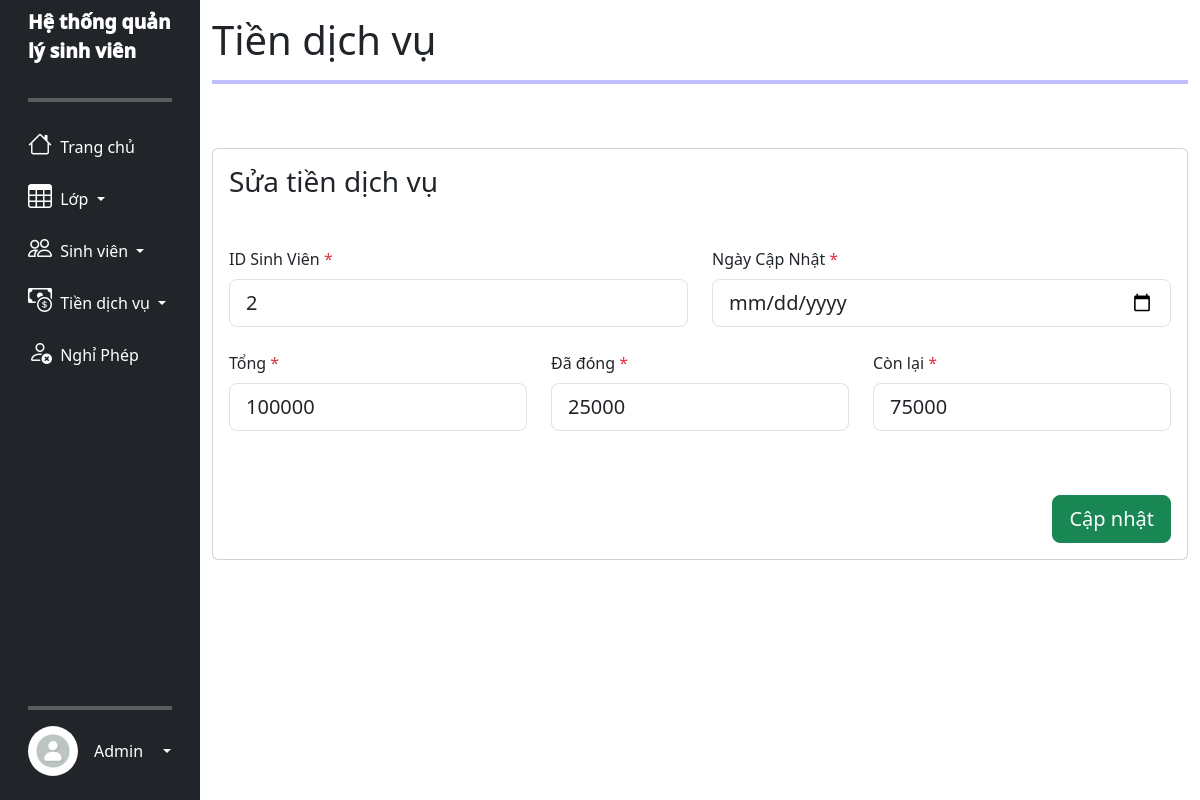
Page /edit_fee.php?id=1 (signed in) on the committed database.
### tables this page shows
CREATE TABLE `tien_dich_vu_tbl` (
  `id_tien` int(255) NOT NULL,
  `id_sinhvien` int(255) NOT NULL,
  `tong` bigint(255) NOT NULL,
  `da_dong` bigint(255) NOT NULL,
  `con_lai` bigint(255) NOT NULL,
  `ngay_them` timestamp NOT NULL DEFAULT current_timestamp() ON UPDATE current_timestamp(),
  `ngay_cap_nhat` date NOT NULL
);

### edit_fee.php (the view, shortened to what this page needs)
<?php
require_once ('connect_db.php');
$id = $_GET['id'];
$id_sv = $date = "";
$tong = $da_dong = $con_lai = 0;
$idErr = $cbErr = $pcErr = $dateErr = "";
$query = "SELECT * FROM tien_dich_vu_tbl WHERE id_tien=$id";
$student_result = $con->query($query);
if (mysqli_num_rows($student_result) == 1) {
    $fee = mysqli_fetch_assoc($student_result);
    $id_sv = $fee['id_sinhvien'];
    $tong = $fee['tong'];
    $da_dong = $fee['da_dong'];
    $con_lai = $fee['con_lai'];
}
if (isset($_SESSION['username']) && isset($_SESSION['user_type']) && $_SESSION['logged_in']) {
    ?>
    <!DOCTYPE html>
    <html lang="en">
    <head>
        <link href="https://cdn.jsdelivr.net/npm/bootstrap@5.3.3/dist/css/bootstrap.min.css" rel="stylesheet">
        <link rel="stylesheet" href="https://cdn.jsdelivr.net/npm/bootstrap-icons@1.11.3/font/bootstrap-icons.min.css">
        <link href="https://cdn.datatables.net/v/bs5/dt-2.0.5/datatables.min.css" rel="stylesheet">
        <link rel="stylesheet" href="main.css">
    </head>
    <body>
        <div class="side_bar">
            <div class="container-fluid">
                <div class="row flex-nowrap">
                    <?php echo file_get_contents("baseUI.html"); ?>
                    <div class="col py-3">
                        <h1>Tiền dịch vụ</h1>
                        <hr style="border: 2px solid blue">
                        <br><br>
                        <div class="card card-registration">
                            <div class="card-body">
                                <h3 class="mb-4 pb-2 pb-md-0 mb-md-5">Sửa tiền dịch vụ</h3>
                                <form method="post">
                                    <div class="row">
                                        <div class="col-md-6 mb-4">
                                            <div class="form-outline">
                                                <label class="form-label" for="firstName">ID Sinh Viên</label> <span
                                                    class="error text-danger"> * <?php echo $idErr; ?></span>
                                                <input type="text" name="id_sv" class="form-control form-control-lg"
                                                    value="<?php echo $id_sv ?>" />
                                            </div>
                                        </div>
                                        <div class="col-md-6 mb-4 d-flex align-items-center">
                                            <div class="form-outline datepicker w-100">
                                                <label for="birthdayDate" class="form-label">Ngày Cập Nhật</label> <span
                                                    class="error text-danger"> *<?php echo $dateErr ?></span>
                                                <input type="date" class="form-control form-control-lg" name="date" />
                                            </div>
                                        </div>
                                    </div>
                                    <div class="row">
                                        <div class="col-md-4 mb-4 pb-2">
                                            <div class="form-outline">
                                                <label class="form-label" for="emailAddress">Tổng</label> <span
                                                    class="error text-danger"> * <?php echo $cbErr; ?></span>
                                                <input type="text" name="tong" id="tong"
                                                    class="form-control form-control-lg" oninput="updateFee(this.value)"
                                                    value="<?php echo $tong ?>" />
                                            </div>
                                        </div>
                                        <div class="col-md-4 mb-4 pb-2">
                                            <div class="form-outline">
                                                <label class="form-label" for="phoneNumber">Đã đóng</label> <span
                                                    class="error text-danger"> * <?php echo $pcErr; ?></span>
                                                <input type="tel" name="da_dong" id="da_dong"
                                                    class="form-control form-control-lg" oninput="updateFee(this.value )"
                                                    value="<?php echo $da_dong ?>" />
                                            </div>
                                        </div>
                                        <div class="col-md-4 mb-4 pb-2">
                                            <div class="form-outline">
                                                <label class="form-label" for="phoneNumber">Còn lại</label> <span
                                                    class="error text-danger"> * </span>
                                                <input type="tel" name="con_lai" class="form-control form-control-lg"
                                                    id="con_lai" value="<?php echo $con_lai ?>" />
                                            </div>
                                        </div>
                                    </div>
                                    <div class="mt-4 pt-2">
                                        <input class="btn btn-success btn-lg float-end" type="submit" name="submit"
                                            value="Cập nhật" />
                                    </div>
                                </form>
                            </div>
                        </div>
                    </div>
                </div>
            </div>
        </div>
    </body>
    </html>
    <?php
} else {
    header("Location: error.html");
    exit();
}
?>

### main.css (style rules this page uses)
:root { font-family: 'Poppins', sans-serif; font-family: 'Kaisei Tokumin', serif; }
.error { color: red; }
.title { font-size: larger !important; font-weight: 1000 !important; }
.main-side-item, .side-item { min-width: 100%; }

### rows in the picture
tien_dich_vu_tbl: id_sv "2", tong "100000", da_dong "25000", con_lai "75000"

### other values in the picture
file_get_contents("baseUI.html") "Hệ thống quản lý sinh viên Trang chủ Lớp Sinh viên Tiền dịch vụ Nghỉ Phép Admin"
